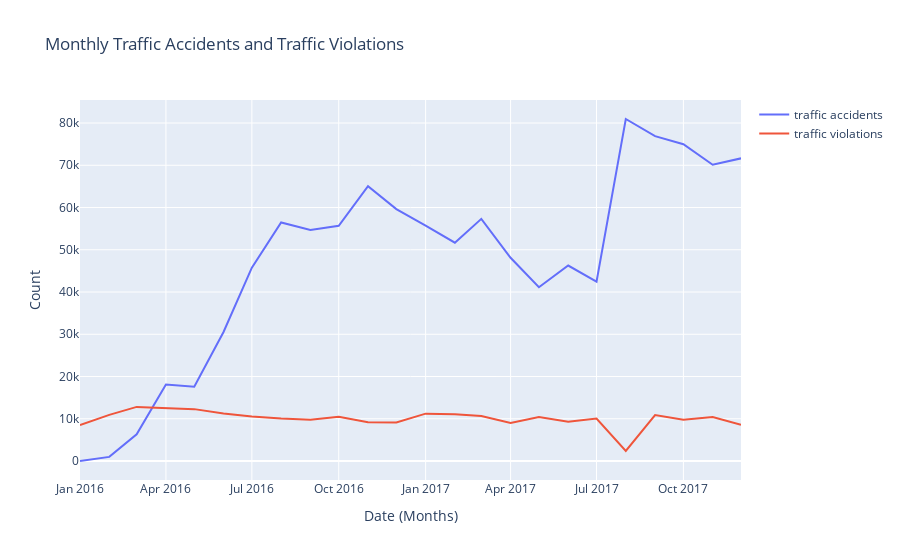

The notebook cell this image was saved under:
### Code cell
# Convert the date columns to datetime
df_accidents['date'] = pd.to_datetime(df_accidents['Start_Time'])
df_violations['date'] = pd.to_datetime(df_violations['Date Of Stop'])

# Extract year and month, and aggregate by month
df_accidents['month'] = df_accidents['date'].dt.to_period('M')
df_violations['month'] = df_violations['date'].dt.to_period('M')

accidents_per_month = df_accidents.groupby('month').size().reset_index(name='traffic accidents')
violations_per_month = df_violations.groupby('month').size().reset_index(name='traffic violations')

# Merge the aggregated data on the month
df_merged = pd.merge(accidents_per_month, violations_per_month, on='month', how='outer').fillna(0)

# Convert 'month' back to string for plotting
df_merged['month'] = df_merged['month'].astype(str)

# Melt the dataframe for Plotly Express
df_melted = df_merged.melt(id_vars='month', value_vars=['traffic accidents', 'traffic violations'], 
                           var_name='type', value_name='count')

# Create the line plot
fig = px.line(df_melted, x='month', y='count', color='type', 
              labels={'month': 'Date (Months)', 'count': 'Count', 'type': ''},
              title='Monthly Traffic Accidents and Traffic Violations')

# Show the plot
fig.show()

### Figure 1 — Plotly figure (JSON) as saved in the notebook; plotly's stock layout.template omitted (floating-point values rounded to 4 significant figures)
{"data": [{"hovertemplate": "=traffic accidents<br>Date (Months)=%{x}<br>Count=%{y}<extra></extra>", "legendgroup": "traffic accidents", "line": {"color": "#636efa", "dash": "solid"}, "marker": {"symbol": "circle"}, "mode": "lines", "name": "traffic accidents", "orientation": "v", "showlegend": true, "type": "scatter", "x": ["2016-01", "2016-02", "2016-03", "2016-04", "2016-05", "2016-06", "2016-07", "2016-08", "2016-09", "2016-10", "2016-11", "2016-12", "2017-01", "2017-02", "2017-03", "2017-04", "2017-05", "2017-06", "2017-07", "2017-08", "2017-09", "2017-10", "2017-11", "2017-12"], "xaxis": "x", "y": [7, 985, 6330, 18088, 17610, 30538, 45780, 56457, 54698, 55669, 65040, 59619, 55713, 51679, 57315, 48115, 41136, 46272, 42459, 80955, 76902, 74975, 70127, 71642], "yaxis": "y"}, {"hovertemplate": "=traffic violations<br>Date (Months)=%{x}<br>Count=%{y}<extra></extra>", "legendgroup": "traffic violations", "line": {"color": "#EF553B", "dash": "solid"}, "marker": {"symbol": "circle"}, "mode": "lines", "name": "traffic violations", "orientation": "v", "showlegend": true, "type": "scatter", "x": ["2016-01", "2016-02", "2016-03", "2016-04", "2016-05", "2016-06", "2016-07", "2016-08", "2016-09", "2016-10", "2016-11", "2016-12", "2017-01", "2017-02", "2017-03", "2017-04", "2017-05", "2017-06", "2017-07", "2017-08", "2017-09", "2017-10", "2017-11", "2017-12"], "xaxis": "x", "y": [8497, 10923, 12813, 12516, 12284, 11225, 10546, 10039, 9771, 10504, 9191, 9134, 11212, 11058, 10665, 9007, 10441, 9327, 10042, 2403, 10873, 9760, 10427, 8562], "yaxis": "y"}], "layout": {"legend": {"title": {"text": ""}, "tracegroupgap": 0}, "title": {"text": "Monthly Traffic Accidents and Traffic Violations"}, "xaxis": {"anchor": "y", "domain": [0, 1], "title": {"text": "Date (Months)"}}, "yaxis": {"anchor": "x", "domain": [0, 1], "title": {"text": "Count"}}}}
